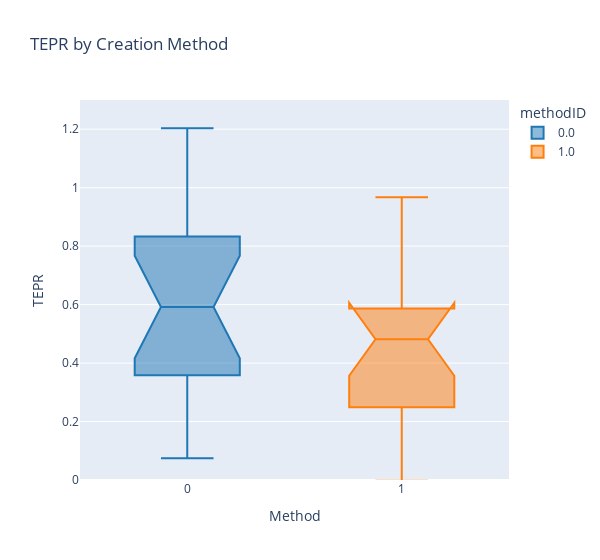

Notebook source saved alongside this figure:
### Code cell
df = method_data_crt.loc[(slice(None), slice(None)), 'tepr'].reset_index('methodID')
crt_tepr_fig = px.box(df, x='methodID', y ='tepr', color='methodID', notched=True, title='TEPR by Creation Method', color_discrete_sequence=px.colors.qualitative.D3)
crt_tepr_fig.update_yaxes(range=[0,1.3])
crt_tepr_fig.update_layout(
    xaxis_title='Method',
    yaxis_title='TEPR',
    width=600,
)
crt_tepr_fig.show()

### Figure 1 — Plotly figure (JSON) as saved in the notebook; plotly's stock layout.template omitted (floating-point values rounded to 4 significant figures)
{"data": [{"alignmentgroup": "True", "hovertemplate": "methodID=%{x}<br>tepr=%{y}<extra></extra>", "legendgroup": "0.0", "marker": {"color": "#1F77B4"}, "name": "0.0", "notched": true, "offsetgroup": "0.0", "orientation": "v", "showlegend": true, "type": "box", "x": [0, 0, 0, 0, 0, 0, 0, 0, 0, 0, 0, 0, 0, 0, 0, 0, 0, 0], "x0": " ", "xaxis": "x", "y": [1.203, 0.6019, 0.9571, 0.925, 0.6059, 0.07475, 0.5818, 0.2779, 0.1759, 0.2368, 0.5796, 0.4622, 0.6448, 0.3586, 0.6843, 0.5444, 0.8327, 1.064], "y0": " ", "yaxis": "y"}, {"alignmentgroup": "True", "hovertemplate": "methodID=%{x}<br>tepr=%{y}<extra></extra>", "legendgroup": "1.0", "marker": {"color": "#FF7F0E"}, "name": "1.0", "notched": true, "offsetgroup": "1.0", "orientation": "v", "showlegend": true, "type": "box", "x": [1, 1, 1, 1, 1, 1, 1, 1, 1, 1, 1, 1, 1, 1, 1, 1, 1, 1], "x0": " ", "xaxis": "x", "y": [0.6439, 0.5102, 0.9309, 0.967, 0.2488, -0.002153, 0.4723, 0.05, 0.1962, 0.1964, 0.5117, 0.3134, 0.5864, 0.2998, 0.4729, 0.49, 0.5209, 0.6274], "y0": " ", "yaxis": "y"}], "layout": {"boxmode": "overlay", "legend": {"title": {"text": "methodID"}, "tracegroupgap": 0}, "title": {"text": "TEPR by Creation Method"}, "width": 600, "xaxis": {"anchor": "y", "categoryarray": [0, 1], "categoryorder": "array", "domain": [0, 1], "title": {"text": "Method"}}, "yaxis": {"anchor": "x", "domain": [0, 1], "range": [0, 1.3], "title": {"text": "TEPR"}}}}
